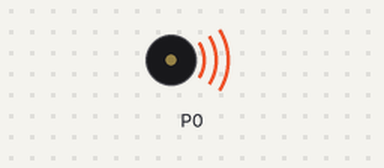
This program was run on a simulated BBC micro:bit (MakeCode). Parts: buzzer (waves = sounding). At 7.8 s the program stops and its outputs stay as they are.

Above: at 0.8 s.
At 7.9 s:
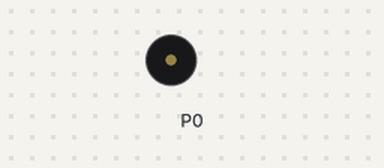
Timing chart, 0 to 9.3 s (numbered marks = the images above):
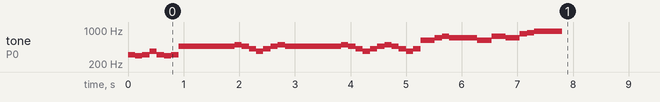

The program:

main.ts
```typescript
music.playTone(311, music.beat(BeatFraction.Quarter))
music.playTone(294, music.beat(BeatFraction.Quarter))
music.playTone(311, music.beat(BeatFraction.Quarter))
music.playTone(370, music.beat(BeatFraction.Quarter))
music.playTone(311, music.beat(BeatFraction.Quarter))
music.playTone(294, music.beat(BeatFraction.Quarter))
music.playTone(311, music.beat(BeatFraction.Quarter))
music.playTone(466, music.beat(BeatFraction.Double))
music.playTone(494, music.beat(BeatFraction.Quarter))
music.playTone(466, music.beat(BeatFraction.Quarter))
music.playTone(415, music.beat(BeatFraction.Quarter))
music.playTone(370, music.beat(BeatFraction.Quarter))
music.playTone(415, music.beat(BeatFraction.Quarter))
music.playTone(466, music.beat(BeatFraction.Quarter))
music.playTone(494, music.beat(BeatFraction.Quarter))
music.playTone(466, music.beat(BeatFraction.Double))
music.playTone(494, music.beat(BeatFraction.Quarter))
music.playTone(466, music.beat(BeatFraction.Quarter))
music.playTone(415, music.beat(BeatFraction.Quarter))
music.playTone(370, music.beat(BeatFraction.Quarter))
music.playTone(415, music.beat(BeatFraction.Quarter))
music.playTone(466, music.beat(BeatFraction.Quarter))
music.playTone(494, music.beat(BeatFraction.Quarter))
music.playTone(466, music.beat(BeatFraction.Quarter))
music.playTone(415, music.beat(BeatFraction.Quarter))
music.playTone(370, music.beat(BeatFraction.Quarter))
music.playTone(415, music.beat(BeatFraction.Quarter))
music.playTone(622, music.beat(BeatFraction.Half))
music.playTone(698, music.beat(BeatFraction.Quarter))
music.playTone(740, music.beat(BeatFraction.Quarter))
music.playTone(698, music.beat(BeatFraction.Whole))
music.playTone(622, music.beat(BeatFraction.Half))
music.playTone(740, music.beat(BeatFraction.Half))
music.playTone(698, music.beat(BeatFraction.Half))
music.playTone(831, music.beat(BeatFraction.Quarter))
music.playTone(880, music.beat(BeatFraction.Quarter))
music.playTone(932, music.beat(BeatFraction.Whole))
```

test.ts
```typescript
// testene settes inn her; disse vil ikke kompilert så lenge denne pakken blir brukt som en utvidelse.
```
